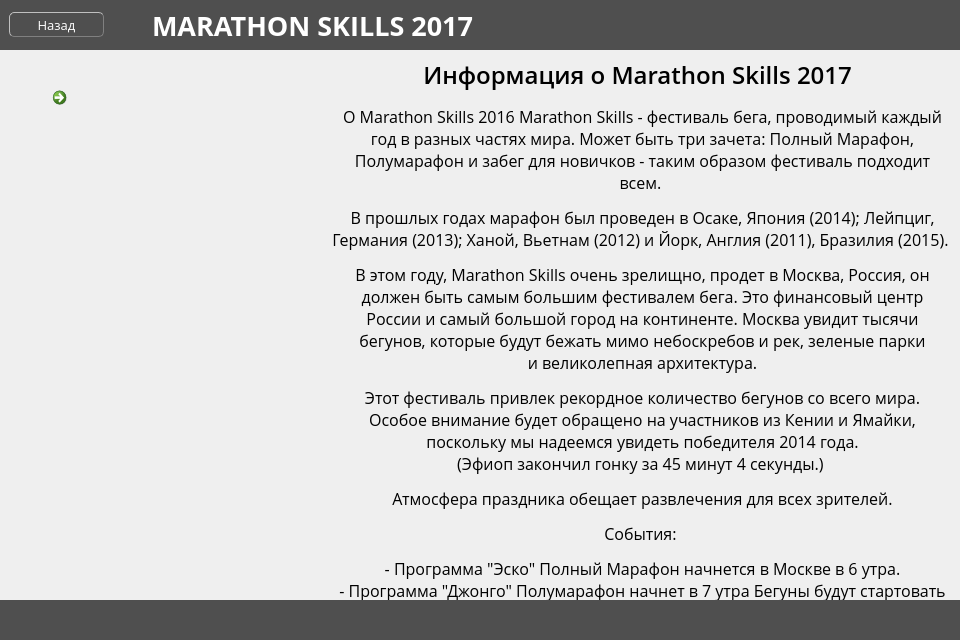
<?xml version="1.0" encoding="UTF-8"?>
<ui version="4.0">
 <class>About_MS</class>
 <widget class="QWidget" name="About_MS">
  <property name="geometry">
   <rect>
    <x>0</x>
    <y>0</y>
    <width>960</width>
    <height>640</height>
   </rect>
  </property>
  <property name="minimumSize">
   <size>
    <width>960</width>
    <height>640</height>
   </size>
  </property>
  <property name="sizeIncrement">
   <size>
    <width>1</width>
    <height>1</height>
   </size>
  </property>
  <property name="windowTitle">
   <string>Marathon Skills 2017</string>
  </property>
  <layout class="QVBoxLayout" name="verticalLayout">
   <property name="spacing">
    <number>0</number>
   </property>
   <property name="leftMargin">
    <number>0</number>
   </property>
   <property name="topMargin">
    <number>0</number>
   </property>
   <property name="rightMargin">
    <number>0</number>
   </property>
   <property name="bottomMargin">
    <number>0</number>
   </property>
   <item>
    <widget class="QWidget" name="widget" native="true">
     <property name="minimumSize">
      <size>
       <width>0</width>
       <height>50</height>
      </size>
     </property>
     <property name="maximumSize">
      <size>
       <width>16777215</width>
       <height>50</height>
      </size>
     </property>
     <property name="layoutDirection">
      <enum>Qt::LeftToRight</enum>
     </property>
     <property name="styleSheet">
      <string notr="true">background-color: rgb(79, 79, 79);</string>
     </property>
     <layout class="QHBoxLayout" name="horizontalLayout_2">
      <item>
       <widget class="QPushButton" name="pushButton">
        <property name="minimumSize">
         <size>
          <width>95</width>
          <height>25</height>
         </size>
        </property>
        <property name="maximumSize">
         <size>
          <width>80</width>
          <height>25</height>
         </size>
        </property>
        <property name="font">
         <font>
          <family>Open Sans</family>
          <pointsize>10</pointsize>
         </font>
        </property>
        <property name="cursor">
         <cursorShape>PointingHandCursor</cursorShape>
        </property>
        <property name="styleSheet">
         <string notr="true">border-style: outset;
border-width: 1px;
border-radius: 5px;
border-color: beige;
min-width: 7em;
padding: 1px;
border-color: grey;
color: white;</string>
        </property>
        <property name="text">
         <string>Назад</string>
        </property>
       </widget>
      </item>
      <item>
       <widget class="QLabel" name="label">
        <property name="minimumSize">
         <size>
          <width>0</width>
          <height>0</height>
         </size>
        </property>
        <property name="maximumSize">
         <size>
          <width>16777215</width>
          <height>50</height>
         </size>
        </property>
        <property name="font">
         <font>
          <family>Open Sans</family>
          <pointsize>20</pointsize>
          <weight>75</weight>
          <bold>true</bold>
         </font>
        </property>
        <property name="layoutDirection">
         <enum>Qt::RightToLeft</enum>
        </property>
        <property name="styleSheet">
         <string notr="true">color: white
</string>
        </property>
        <property name="text">
         <string>      MARATHON SKILLS 2017</string>
        </property>
        <property name="alignment">
         <set>Qt::AlignLeading|Qt::AlignLeft|Qt::AlignVCenter</set>
        </property>
       </widget>
      </item>
     </layout>
    </widget>
   </item>
   <item>
    <widget class="QWidget" name="widget_2" native="true">
     <property name="baseSize">
      <size>
       <width>0</width>
       <height>0</height>
      </size>
     </property>
     <layout class="QHBoxLayout" name="horizontalLayout_3">
      <property name="spacing">
       <number>0</number>
      </property>
      <property name="leftMargin">
       <number>5</number>
      </property>
      <property name="topMargin">
       <number>0</number>
      </property>
      <property name="rightMargin">
       <number>0</number>
      </property>
      <property name="bottomMargin">
       <number>0</number>
      </property>
      <item>
       <widget class="QWidget" name="widget_3" native="true">
        <property name="minimumSize">
         <size>
          <width>310</width>
          <height>0</height>
         </size>
        </property>
        <property name="maximumSize">
         <size>
          <width>0</width>
          <height>16777215</height>
         </size>
        </property>
        <property name="styleSheet">
         <string notr="true"/>
        </property>
        <layout class="QGridLayout" name="gridLayout">
         <property name="sizeConstraint">
          <enum>QLayout::SetDefaultConstraint</enum>
         </property>
         <property name="leftMargin">
          <number>0</number>
         </property>
         <property name="topMargin">
          <number>0</number>
         </property>
         <property name="rightMargin">
          <number>0</number>
         </property>
         <property name="bottomMargin">
          <number>0</number>
         </property>
         <property name="spacing">
          <number>0</number>
         </property>
         <item row="0" column="0" colspan="4">
          <widget class="QWidget" name="widget_8" native="true">
           <property name="maximumSize">
            <size>
             <width>16777215</width>
             <height>230</height>
            </size>
           </property>
           <layout class="QGridLayout" name="gridLayout_2">
            <property name="leftMargin">
             <number>0</number>
            </property>
            <property name="topMargin">
             <number>0</number>
            </property>
            <property name="rightMargin">
             <number>0</number>
            </property>
            <property name="bottomMargin">
             <number>0</number>
            </property>
            <property name="spacing">
             <number>0</number>
            </property>
            <item row="0" column="0">
             <widget class="QCommandLinkButton" name="commandLinkButton">
              <property name="minimumSize">
               <size>
                <width>230</width>
                <height>230</height>
               </size>
              </property>
              <property name="maximumSize">
               <size>
                <width>230</width>
                <height>230</height>
               </size>
              </property>
              <property name="cursor">
               <cursorShape>PointingHandCursor</cursorShape>
              </property>
              <property name="toolTipDuration">
               <number>-1</number>
              </property>
              <property name="layoutDirection">
               <enum>Qt::LeftToRight</enum>
              </property>
              <property name="autoFillBackground">
               <bool>true</bool>
              </property>
              <property name="text">
               <string/>
              </property>
              <property name="icon">
               <iconset resource="res.qrc">
                <normaloff>:/images/map.jpg</normaloff>:/images/map.jpg</iconset>
              </property>
              <property name="iconSize">
               <size>
                <width>265</width>
                <height>213</height>
               </size>
              </property>
              <property name="checkable">
               <bool>false</bool>
              </property>
              <property name="autoRepeatDelay">
               <number>100</number>
              </property>
              <property name="autoDefault">
               <bool>true</bool>
              </property>
             </widget>
            </item>
           </layout>
          </widget>
         </item>
         <item row="1" column="0" colspan="3">
          <widget class="QLabel" name="label_5">
           <property name="minimumSize">
            <size>
             <width>150</width>
             <height>100</height>
            </size>
           </property>
           <property name="maximumSize">
            <size>
             <width>150</width>
             <height>100</height>
            </size>
           </property>
           <property name="text">
            <string/>
           </property>
           <property name="textFormat">
            <enum>Qt::AutoText</enum>
           </property>
           <property name="pixmap">
            <pixmap resource="res.qrc">:/images/1.png</pixmap>
           </property>
           <property name="scaledContents">
            <bool>false</bool>
           </property>
           <property name="alignment">
            <set>Qt::AlignCenter</set>
           </property>
          </widget>
         </item>
         <item row="2" column="0">
          <widget class="QLabel" name="label_7">
           <property name="minimumSize">
            <size>
             <width>150</width>
             <height>100</height>
            </size>
           </property>
           <property name="maximumSize">
            <size>
             <width>150</width>
             <height>100</height>
            </size>
           </property>
           <property name="text">
            <string/>
           </property>
           <property name="pixmap">
            <pixmap resource="res.qrc">:/images/3.png</pixmap>
           </property>
          </widget>
         </item>
         <item row="1" column="3">
          <widget class="QLabel" name="label_6">
           <property name="minimumSize">
            <size>
             <width>150</width>
             <height>100</height>
            </size>
           </property>
           <property name="maximumSize">
            <size>
             <width>150</width>
             <height>100</height>
            </size>
           </property>
           <property name="text">
            <string/>
           </property>
           <property name="pixmap">
            <pixmap resource="res.qrc">:/images/2.png</pixmap>
           </property>
          </widget>
         </item>
         <item row="2" column="3">
          <widget class="QLabel" name="label_8">
           <property name="minimumSize">
            <size>
             <width>150</width>
             <height>100</height>
            </size>
           </property>
           <property name="maximumSize">
            <size>
             <width>150</width>
             <height>100</height>
            </size>
           </property>
           <property name="text">
            <string/>
           </property>
           <property name="pixmap">
            <pixmap resource="res.qrc">:/images/4.png</pixmap>
           </property>
           <property name="scaledContents">
            <bool>false</bool>
           </property>
          </widget>
         </item>
        </layout>
       </widget>
      </item>
      <item>
       <widget class="QWidget" name="widget_9" native="true">
        <layout class="QVBoxLayout" name="verticalLayout_2">
         <property name="spacing">
          <number>0</number>
         </property>
         <property name="leftMargin">
          <number>0</number>
         </property>
         <property name="topMargin">
          <number>0</number>
         </property>
         <property name="rightMargin">
          <number>0</number>
         </property>
         <property name="bottomMargin">
          <number>0</number>
         </property>
         <item>
          <widget class="QWidget" name="widget_10" native="true">
           <property name="minimumSize">
            <size>
             <width>0</width>
             <height>50</height>
            </size>
           </property>
           <property name="maximumSize">
            <size>
             <width>16777215</width>
             <height>50</height>
            </size>
           </property>
           <layout class="QHBoxLayout" name="horizontalLayout_4">
            <property name="spacing">
             <number>0</number>
            </property>
            <property name="leftMargin">
             <number>0</number>
            </property>
            <property name="topMargin">
             <number>0</number>
            </property>
            <property name="rightMargin">
             <number>0</number>
            </property>
            <property name="bottomMargin">
             <number>0</number>
            </property>
            <item>
             <widget class="QLabel" name="label_2">
              <property name="font">
               <font>
                <family>Open Sans Semibold</family>
                <pointsize>18</pointsize>
               </font>
              </property>
              <property name="autoFillBackground">
               <bool>false</bool>
              </property>
              <property name="text">
               <string>Информация о Marathon Skills 2017</string>
              </property>
              <property name="alignment">
               <set>Qt::AlignCenter</set>
              </property>
             </widget>
            </item>
           </layout>
          </widget>
         </item>
         <item>
          <widget class="QWidget" name="widget_11" native="true">
           <property name="minimumSize">
            <size>
             <width>0</width>
             <height>0</height>
            </size>
           </property>
           <property name="layoutDirection">
            <enum>Qt::LeftToRight</enum>
           </property>
           <layout class="QVBoxLayout" name="verticalLayout_3">
            <property name="spacing">
             <number>0</number>
            </property>
            <property name="leftMargin">
             <number>0</number>
            </property>
            <property name="topMargin">
             <number>0</number>
            </property>
            <property name="rightMargin">
             <number>0</number>
            </property>
            <property name="bottomMargin">
             <number>0</number>
            </property>
            <item>
             <widget class="QScrollArea" name="scrollArea">
              <property name="layoutDirection">
               <enum>Qt::LeftToRight</enum>
              </property>
              <property name="styleSheet">
               <string notr="true"/>
              </property>
              <property name="frameShape">
               <enum>QFrame::NoFrame</enum>
              </property>
              <property name="verticalScrollBarPolicy">
               <enum>Qt::ScrollBarAlwaysOff</enum>
              </property>
              <property name="horizontalScrollBarPolicy">
               <enum>Qt::ScrollBarAlwaysOff</enum>
              </property>
              <property name="widgetResizable">
               <bool>true</bool>
              </property>
              <property name="alignment">
               <set>Qt::AlignRight|Qt::AlignTop|Qt::AlignTrailing</set>
              </property>
              <widget class="QWidget" name="scrollAreaWidgetContents">
               <property name="geometry">
                <rect>
                 <x>0</x>
                 <y>0</y>
                 <width>645</width>
                 <height>678</height>
                </rect>
               </property>
               <property name="autoFillBackground">
                <bool>true</bool>
               </property>
               <property name="styleSheet">
                <string notr="true"/>
               </property>
               <layout class="QVBoxLayout" name="verticalLayout_4">
                <property name="spacing">
                 <number>0</number>
                </property>
                <property name="leftMargin">
                 <number>10</number>
                </property>
                <property name="topMargin">
                 <number>5</number>
                </property>
                <property name="rightMargin">
                 <number>0</number>
                </property>
                <property name="bottomMargin">
                 <number>5</number>
                </property>
                <item>
                 <widget class="QLabel" name="label_4">
                  <property name="font">
                   <font>
                    <family>Open Sans</family>
                    <pointsize>12</pointsize>
                   </font>
                  </property>
                  <property name="cursor">
                   <cursorShape>SizeVerCursor</cursorShape>
                  </property>
                  <property name="lineWidth">
                   <number>0</number>
                  </property>
                  <property name="text">
                   <string>&lt;html&gt;&lt;head/&gt;&lt;body&gt;&lt;p&gt;О Marathon Skills 2016 Marathon Skills - фестиваль бега, проводимый каждый &lt;br/&gt;год в разных частях мира. Может быть три зачета: Полный Марафон,&lt;br/&gt;Полумарафон и забег для новичков - таким образом фестиваль подходит &lt;br/&gt;всем. &lt;/p&gt;&lt;p&gt;В прошлых годах марафон был проведен в Осаке, Япония (2014); Лейпциг,&lt;br/&gt;Германия (2013); Ханой, Вьетнам (2012) и Йорк, Англия (2011), Бразилия (2015). &lt;/p&gt;&lt;p&gt;В этом году, Marathon Skills очень зрелищно, продет в Москва, Россия, он&lt;br/&gt;должен быть самым большим фестивалем бега. Это финансовый центр&lt;br/&gt;России и самый большой город на континенте. Москва увидит тысячи &lt;br/&gt;бегунов, которые будут бежать мимо небоскребов и рек, зеленые парки&lt;br/&gt;и великолепная архитектура.&lt;/p&gt;&lt;p&gt;Этот фестиваль привлек рекордное количество бегунов со всего мира.&lt;br/&gt;Особое внимание будет обращено на участников из Кении и Ямайки,&lt;br/&gt;поскольку мы надеемся увидеть победителя 2014 года. &lt;br/&gt;(Эфиоп закончил гонку за 45 минут 4 секунды.) &lt;/p&gt;&lt;p&gt;Атмосфера праздника обещает развлечения для всех зрителей.&lt;/p&gt;&lt;p&gt;События: &lt;/p&gt;&lt;p&gt;- Программа &amp;quot;Эско&amp;quot; Полный Марафон начнется в Москве в 6 утра.&lt;br/&gt;- Программа &amp;quot;Джонго&amp;quot; Полумарафон начнет в 7 утра Бегуны будут стартовать&lt;br/&gt;на Высокояузском мосту. &lt;br/&gt;- Программа &amp;quot;Капоэйра&amp;quot; в 5 км забег для новичков начнется в 15 часов Наши&lt;br/&gt;новички побегут от Боровицкой площади. &lt;/p&gt;&lt;p&gt;&lt;br/&gt;&lt;/p&gt;&lt;p&gt;&lt;br/&gt;&lt;/p&gt;&lt;/body&gt;&lt;/html&gt;</string>
                  </property>
                  <property name="textFormat">
                   <enum>Qt::RichText</enum>
                  </property>
                  <property name="alignment">
                   <set>Qt::AlignHCenter|Qt::AlignTop</set>
                  </property>
                 </widget>
                </item>
               </layout>
              </widget>
             </widget>
            </item>
           </layout>
          </widget>
         </item>
        </layout>
       </widget>
      </item>
     </layout>
    </widget>
   </item>
   <item>
    <widget class="QWidget" name="lower_pamel" native="true">
     <property name="minimumSize">
      <size>
       <width>960</width>
       <height>40</height>
      </size>
     </property>
     <property name="maximumSize">
      <size>
       <width>16777215</width>
       <height>40</height>
      </size>
     </property>
     <property name="sizeIncrement">
      <size>
       <width>1</width>
       <height>0</height>
      </size>
     </property>
     <property name="styleSheet">
      <string notr="true">background-color: rgb(79, 79, 79)</string>
     </property>
     <layout class="QHBoxLayout" name="horizontalLayout">
      <property name="spacing">
       <number>0</number>
      </property>
      <property name="leftMargin">
       <number>0</number>
      </property>
      <property name="topMargin">
       <number>0</number>
      </property>
      <property name="rightMargin">
       <number>10</number>
      </property>
      <property name="bottomMargin">
       <number>0</number>
      </property>
      <item>
       <widget class="QLabel" name="label_3">
        <property name="sizeIncrement">
         <size>
          <width>1</width>
          <height>0</height>
         </size>
        </property>
        <property name="font">
         <font>
          <family>Open Sans</family>
          <pointsize>13</pointsize>
         </font>
        </property>
        <property name="styleSheet">
         <string notr="true">color: white</string>
        </property>
        <property name="text">
         <string/>
        </property>
        <property name="scaledContents">
         <bool>false</bool>
        </property>
        <property name="alignment">
         <set>Qt::AlignCenter</set>
        </property>
       </widget>
      </item>
     </layout>
    </widget>
   </item>
  </layout>
 </widget>
 <resources>
  <include location="res.qrc"/>
 </resources>
 <connections/>
</ui>
